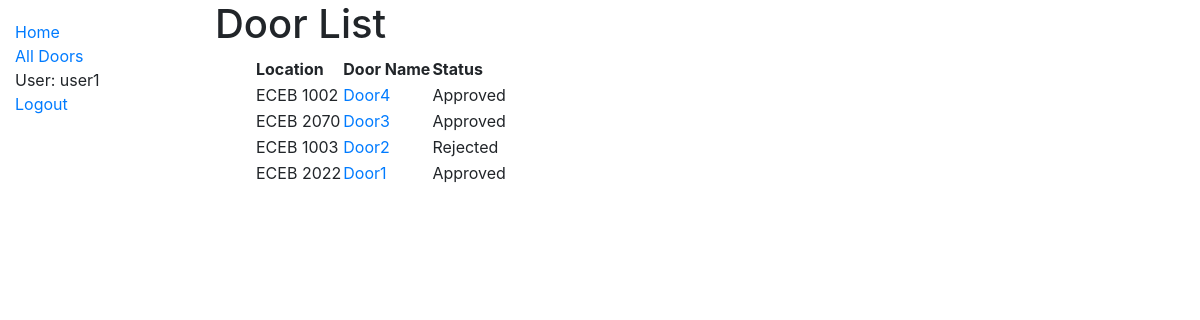
The page /catalog/doors/ (signed in) on the database its author committed.
### accounts/models.py (models this page shows, shortened)
class User(AbstractUser):
    username_validator = UnicodeUsernameValidator()
    username = models.CharField(max_length=150, unique=True, help_text='Required. 150 characters or fewer. Letters, digits and @/./+/-/_ only.', validators=[username_validator], error_messages={'unique': "A user with that username already exists.",},)
    first_name = models.CharField(max_length=150)
    last_name = models.CharField(max_length=150)
    email = models.EmailField(max_length=75, blank=True)
    created_at = models.DateTimeField(auto_now_add=True)
    updated_at = models.DateTimeField(auto_now=True)
    is_active = models.BooleanField(default=True)
    user_public_key = models.CharField(max_length=256, default='0')
    user_private_key = models.CharField(max_length=256, default='0')
    doors = models.ManyToManyField('catalog.Door', related_name='assigned_doors', null=True, blank=True)
    EMAIL_FIELD = 'email'
    USERNAME_FIELD = 'username'
    REQUIRED_FIELDS = ['email']
    class Meta:
        ordering = ['last_name', 'first_name']

### catalog/models.py (models this page shows, shortened)
class Door(models.Model):
    door_name = models.CharField(max_length=100)
    location = models.CharField(max_length=100)
    door_public_key = models.CharField(max_length=256, default='0')
    door_private_key = models.CharField(max_length=256, default='0')
    def get_absolute_url(self):
        return reverse('door-detail', args=[str(self.id)])

class DoorRequest(models.Model):
    APPROVED = 'approved'
    REJECTED = 'rejected'
    PENDING = 'pending'
    STATUS = (
        (APPROVED, 'Approved'),
        (REJECTED, 'Rejected'),
        (PENDING, 'Pending'),
    )
    status = models.CharField(max_length=50, choices=STATUS, default=PENDING)
    user = models.ForeignKey(User, on_delete=models.CASCADE)
    door = models.ForeignKey(Door, on_delete=models.CASCADE)

### catalog/views.py (the view)
# urls.py: path('doors/', views.DoorListView.as_view(), name='doors'),
class DoorListView(generic.ListView):
    model = Door
    paginate_by = 10
    def get_queryset(self):
        queryset = Door.objects.all()
        if self.request.user.is_authenticated and not self.request.user.is_superuser:
            for door in queryset:
                setattr(door, 'request', DoorRequest.objects.filter(door=door, user=self.request.user).first())
        return queryset

### catalog/templates/catalog/door_list.html
{% extends "base_generic.html" %}
{% block content %}
    <h1>Door List</h1>
    {% if door_list %}
        <ul>
            <table>
                <thead>
                <th>Location</th>
                <th>Door Name</th>
                {% if user.is_authenticated and not user.is_superuser %}
                    <th>Status</th>
                {% endif %}
                </thead>
                <tbody>
                {% for door in door_list %}
                    <tr>
                        <td>{{ door.location }}</td>
                        <td><a href="{{ door.get_absolute_url }}">{{ door.door_name }}</a></td>
                        <td>
                            {% if user.is_authenticated and not user.is_superuser %}
                                {% if door.request %}
                                    {{ door.request.get_status_display }}
                                {% else %}
                                    <a href="{% url 'door-request' door.id %}">Request</a>
                                {% endif %}
                            {% endif %}
                        </td>
                    </tr>
                {% endfor %}
                </tbody>
            </table>
        </ul>
    {% else %}
        <p>There are no door in the collection.</p>
    {% endif %}
{% endblock %}

### catalog/templates/base_generic.html (shortened to what this page needs)
<!DOCTYPE html>
<html lang="en">
<head>
    <link rel="stylesheet" href="https://stackpath.bootstrapcdn.com/bootstrap/4.1.3/css/bootstrap.min.css"
>
    {% load static %}
    <link rel="stylesheet" href="{% static 'css/styles.css' %}">
</head>
<body>
<div class="container-fluid">
    <div class="row">
        <div class="col-sm-2">
            {% block sidebar %}
                <ul class="sidebar-nav">
                    <li><a href="{% url 'index' %}">Home</a></li>
                    <li><a href="{% url 'doors' %}">All Doors</a></li>
                    {% if user.is_authenticated %}
                        <li>User: {{ user.get_username }}</li>
                        <li><a href="{% url 'logout' %}?next={{ request.path }}">Logout</a></li>
                    {% else %}
                        <li><a href="{% url 'login' %}?next={{ request.path }}">Login</a></li>
                    {% endif %}
                </ul>
            {% endblock %}
        </div>
        <div class="col-sm-10 ">{% block content %}{% endblock %}
        </div>
    </div>
</body>
</html>

### catalog/static/css/styles.css (style rules this page uses)
.sidebar-nav { margin-top: 20px; padding: 0; list-style: none; }

### rows shown on the page
User: get_username "user1"
Door: location "ECEB 1002", door_name "Door4", request.status "Approved"
Door: location "ECEB 2070", door_name "Door3", request.status "Approved"
Door: location "ECEB 1003", door_name "Door2", request.status "Rejected"
Door: location "ECEB 2022", door_name "Door1", request.status "Approved"
